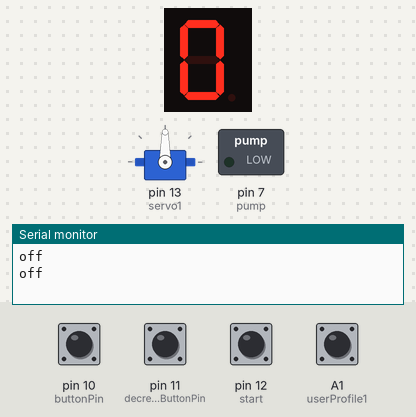
Bench run of a sketch on a simulated Arduino Mega 2560, built with avr-gcc and run on an emulated ATmega2560. Shown: 1-digit seven-segment display, servo, switched loads named in the sketch (green lamp = pin HIGH), the last lines printed to the serial monitor. Wiring (inferred from the names in the program): 1-digit 7-segment display, segments lit when HIGH: segments pin 8, pin 9, pin 4, pin 5, pin 6, pin 2, pin 3. The test bench sets the inputs (shaded band); at power-on: A1 (userProfile1), pin 10 (buttonPin), pin 11 (decrementButtonPin), pin 12 (start) HIGH. The segment pins are drawn as the display they are named for; pins used as bus, display or sensor lines are not drawn.

Above: at 1.7 s.
1.8 s: pin 10 (buttonPin) pulled LOW for 0.15 s
At 2.5 s:
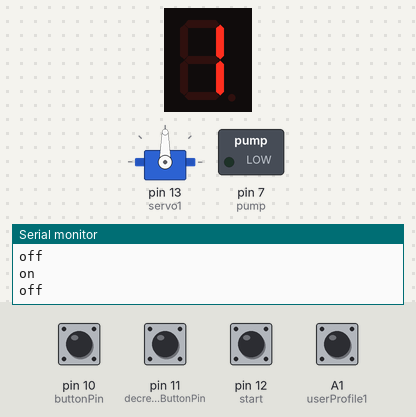
3.4 s: pin 12 (start) pulled LOW for 0.15 s
At 4.9 s:
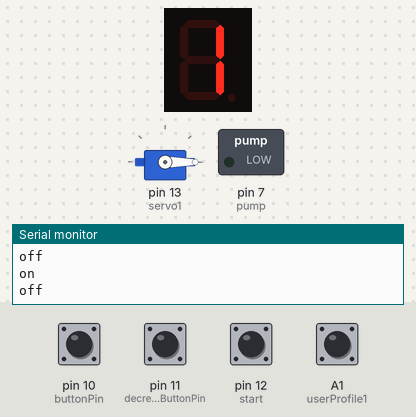
6.1 s: pin 12 (start) pulled LOW for 1 s
At 7.0 s:
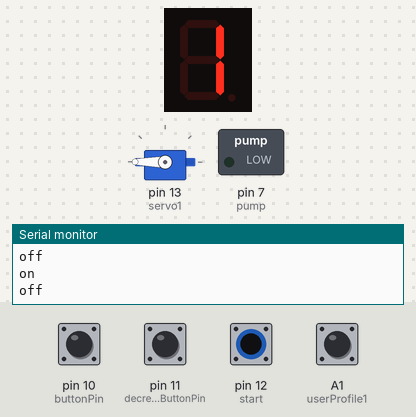
8.6 s: pin 10 (buttonPin) pulled LOW for 1 s
At 9.6 s:
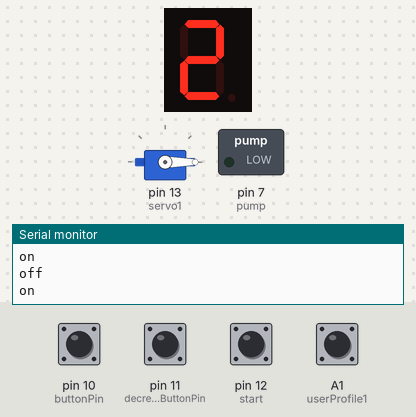
11.1 s: A1 (userProfile1) pulled LOW for 0.15 s
At 12.5 s:
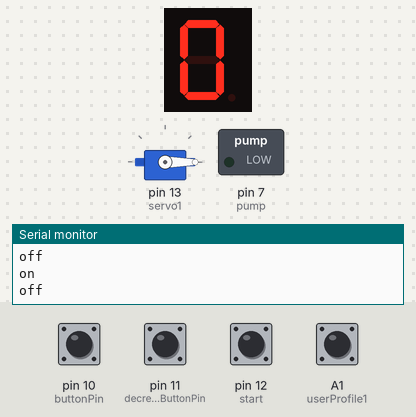
Timing chart, 0 to 13.9 s (numbered marks = the images above; inputs shaded):
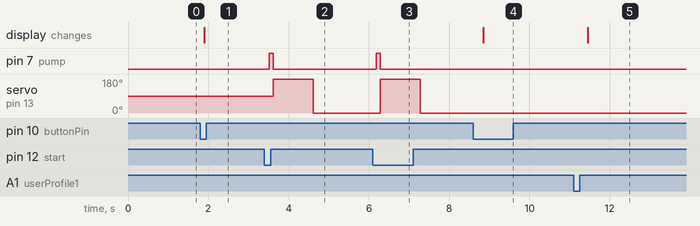

Measured:
- after the input at 1.8 s, the display: changes after 0.10 s (image 1)
- after the input at 3.4 s, pin 7 (pump): LOW → HIGH after 0.11 s, → LOW 0.10 s later; servo on pin 13 (servo1): 90° → 180° after 0.21 s, → 0° 1.0 s later
- after the input at 6.1 s, pin 7 (pump): LOW → HIGH after 0.08 s, → LOW 0.10 s later; servo on pin 13 (servo1): 0° → 180° after 0.18 s, → 0° 1.0 s later
- after the input at 8.6 s, the display: changes after 0.25 s (image 4)
- after the input at 11.1 s, the display: changes after 0.35 s (image 5)

The sketch:

CoffeKing_Ver_0.1.0.ino
```cpp
//Video https://www.youtube.com/watch?v=jtmUxgDf6uI&t=4s
//Website with schematic https://www.viralsciencecreativity.com/post/arduino-seven-segment-display-counter-push-button-code-explanation
/*
   I currently only have one seven segment display so
   I'm treating it as the user gets equal part sugar and cream.
   This will be easy to fix later.
   You can use the links above to set up most of this yourself.
   The code has been modified so that the counter cannot go above 9 or below 0
   and the the count can be decremented.
   I'm also using a switch statement to display the numbers
   instead of a bunch of if statements for legability and efficiency.
*/
#include <Servo.h> //Adds the libraries for the servo
#include "OneButton.h" //Add OneButton library

Servo servo1;     //Servo for sugar dispenser
OneButton userProfile1(A1, true);

const int a = 8;  //For displaying segment "a"
const int b = 9;  //For displaying segment "b"
const int c = 4;  //For displaying segment "c"
const int d = 5;  //For displaying segment "d"
const int e = 6;  //For displaying segment "e"
const int f = 2;  //For displaying segment "f"
const int g = 3;  //For displaying segment "g"
const int pump = 7;  //Pump for cream
const int stirMotor = 22;

bool bPress = false;
const int buttonPin = 10; //Attached to the button that increments the count
const int decrementButtonPin = 11; //Attached to the button to decrement the count
const int start = 12; //Button to start the process of adding cream and sugar and

// Variables will change:
int buttonPushCounter = 0;   // counter for the number of button presses
int buttonState = 0;         // current state of the button
int decrementButtonState = 0;
int lastButtonState = 0;     // previous state of the button
int decrementLastButtonState = 0;
int startState = 0;
int delayTime = 1;
int userSetting;

void setup() {

  // put your setup code here, to run once:
  pinMode(a, OUTPUT);  //A
  pinMode(b, OUTPUT);  //B
  pinMode(c, OUTPUT);  //C
  pinMode(d, OUTPUT);  //D
  pinMode(e, OUTPUT);  //E
  pinMode(f, OUTPUT);  //F
  pinMode(g, OUTPUT);  //G
  pinMode(pump, OUTPUT); //for pump

  servo1.attach(13);
  userProfile1.attachClick(singleclick); //A single click will be used to ;pad a user profile
  userProfile1.attachLongPressStop(longclick); //A long click will set the user profile

  pinMode( buttonPin , INPUT_PULLUP );
  pinMode( decrementButtonPin, INPUT_PULLUP );
  pinMode( start, INPUT_PULLUP );

  Serial.begin(9600);

  displayDigit(buttonPushCounter);
  pumpTime(buttonPushCounter);
}

void loop() {
  userProfile1.tick();
  delay(20);
  buttonState = digitalRead(buttonPin);
  decrementButtonState = digitalRead(decrementButtonPin);
  startState = digitalRead(start);

  // compare the buttonState to its previous state
  if (buttonState != lastButtonState) {
    // if the state has changed, increment the counter
    if (buttonState == LOW) {
      // if the current state is HIGH then the button went from off to on:
      bPress = true;
      buttonPushCounter++;
      //digitalWrite(pump, HIGH);
      if ( buttonPushCounter > 9)
        buttonPushCounter = 9 ;
      Serial.println("on");
      //delay(250);
      //digitalWrite(pump, LOW);

    } else {
      // if the current state is LOW then the button went from on to off:
      Serial.println("off");
    }
  }
  //buttonState = decrementButtonState;
  if (decrementButtonState != decrementLastButtonState) {
    if (decrementButtonState == LOW) {
      // if the current state is HIGH then the button went from off to on:
      bPress = true;
      buttonPushCounter--;
      if ( buttonPushCounter < 0) buttonPushCounter = 0 ;
      Serial.println("on");

    } else {
      // if the current state is LOW then the button went from on to off:
      Serial.println("off");
    }
  }
  // Delay a little bit to avoid bouncing
  delay(50);
  // save the current state as the last state, for next time through the loop
  lastButtonState = buttonState;
  decrementLastButtonState = decrementButtonState;

  if ( bPress )
    displayDigit(buttonPushCounter);
  if (startState == LOW)
    pumpTime(buttonPushCounter);
}

void pumpTime(int digit) {
  if (startState == LOW) {
    int time = digit * 100;
    digitalWrite(pump, HIGH);
    delay(time);
    digitalWrite(pump, LOW);
    for (int numOfSugar = 0; numOfSugar < digit; numOfSugar++)
    {
      servo1.write(180);
      delay(1000); // The delays have to be fairly long here
      servo1.write(-180);
      delay(1000); // The delays have to be fairly long here
    }
    digitalWrite(stirMotor, HIGH);
    delay(500);
    digitalWrite(stirMotor, LOW);
  }
}

void singleclick()
{
  //int userSetting=3; //I'm hard coding the user setting to 3 for now
  buttonPushCounter=userSetting;
  displayDigit(userSetting);
  //pumpTime(userSetting);

  delay(10);
}

void longclick()
{
  userSetting=buttonPushCounter;

}


void displayDigit(int digit)
{
  switch (digit) //Case number will be the displayed digit
  {
    case 0:
      digitalWrite(a, HIGH);
      digitalWrite(b, HIGH);
      digitalWrite(c, HIGH);
      digitalWrite(d, HIGH);
      digitalWrite(e, HIGH);
      digitalWrite(f, HIGH);
      digitalWrite(g, LOW);
      break;
    case 1:
      digitalWrite(a, LOW);
      digitalWrite(b, HIGH);
      digitalWrite(c, HIGH);
      digitalWrite(d, LOW);
      digitalWrite(e, LOW);
      digitalWrite(f, LOW);
      digitalWrite(g, LOW);
      break;
    case 2:
      digitalWrite(a, HIGH);
      digitalWrite(b, HIGH);
      digitalWrite(c, LOW);
      digitalWrite(d, HIGH);
      digitalWrite(e, HIGH);
      digitalWrite(f, LOW);
      digitalWrite(g, HIGH);
      break;
    case 3:
      digitalWrite(a, HIGH);
      digitalWrite(b, HIGH);
      digitalWrite(c, HIGH);
      digitalWrite(d, HIGH);
      digitalWrite(e, LOW);
      digitalWrite(f, LOW);
      digitalWrite(g, HIGH);
      break;
    case 4:
      digitalWrite(a, LOW);
      digitalWrite(b, HIGH);
      digitalWrite(c, HIGH);
      digitalWrite(d, LOW);
      digitalWrite(e, LOW);
      digitalWrite(f, HIGH);
      digitalWrite(g, HIGH);
      break;
    case 5:
      digitalWrite(a, HIGH);
      digitalWrite(b, LOW);
      digitalWrite(c, HIGH);
      digitalWrite(d, HIGH);
      digitalWrite(e, LOW);
      digitalWrite(f, HIGH);
      digitalWrite(g, HIGH);
      break;
    case 6:
      digitalWrite(a, HIGH);
      digitalWrite(b, LOW);
      digitalWrite(c, HIGH);
      digitalWrite(d, HIGH);
      digitalWrite(e, HIGH);
      digitalWrite(f, HIGH);
      digitalWrite(g, HIGH);
      break;
    case 7:
      digitalWrite(a, HIGH);
      digitalWrite(b, HIGH);
      digitalWrite(c, HIGH);
      digitalWrite(d, LOW);
      digitalWrite(e, LOW);
      digitalWrite(f, LOW);
      digitalWrite(g, LOW);
      break;
    case 8:
      digitalWrite(a, HIGH);
      digitalWrite(b, HIGH);
      digitalWrite(c, HIGH);
      digitalWrite(d, HIGH);
      digitalWrite(e, HIGH);
      digitalWrite(f, HIGH);
      digitalWrite(g, HIGH);
      break;
    case 9:
      digitalWrite(a, HIGH);
      digitalWrite(b, HIGH);
      digitalWrite(c, HIGH);
      digitalWrite(d, HIGH);
      digitalWrite(e, LOW);
      digitalWrite(f, HIGH);
      digitalWrite(g, HIGH);
      break;

  }
}
```
